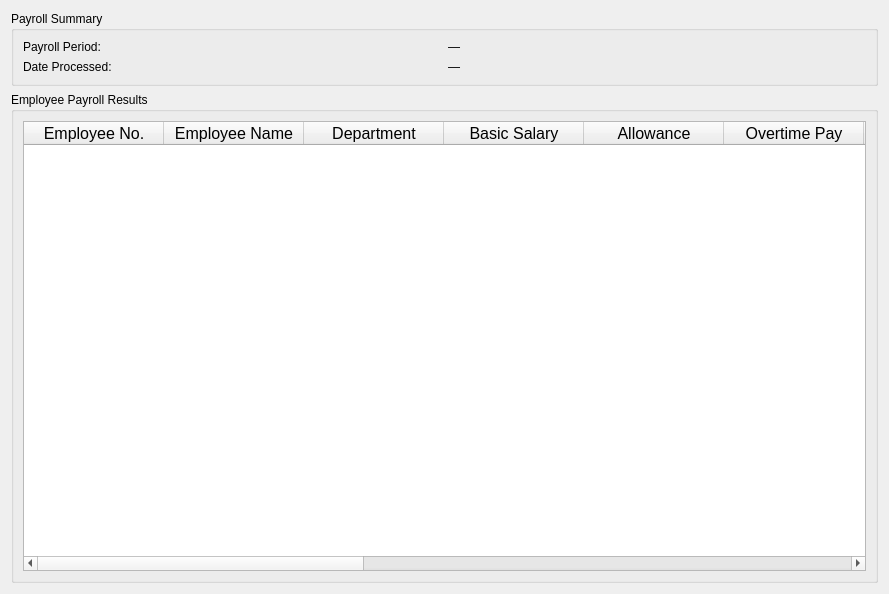
<?xml version="1.0" encoding="UTF-8"?>
<ui version="4.0">
 <class>ResultsWidget</class>
 <widget class="QWidget" name="ResultsWidget">
  <property name="geometry">
   <rect>
    <x>0</x>
    <y>0</y>
    <width>889</width>
    <height>594</height>
   </rect>
  </property>
  <property name="sizePolicy">
   <sizepolicy hsizetype="Expanding" vsizetype="Expanding">
    <horstretch>0</horstretch>
    <verstretch>0</verstretch>
   </sizepolicy>
  </property>
  <property name="windowTitle">
   <string>ResultsWidget</string>
  </property>
  <layout class="QHBoxLayout" name="horizontalLayout">
   <item>
    <layout class="QVBoxLayout" name="vbox_results">
     <item>
      <widget class="QGroupBox" name="group_payrollMeta">
       <property name="title">
        <string>Payroll Summary</string>
       </property>
       <layout class="QGridLayout" name="grid_payrollMeta">
        <item row="0" column="0">
         <widget class="QLabel" name="label_payPeriod">
          <property name="text">
           <string>Payroll Period:</string>
          </property>
         </widget>
        </item>
        <item row="0" column="1">
         <widget class="QLabel" name="value_payPeriod">
          <property name="text">
           <string>—</string>
          </property>
         </widget>
        </item>
        <item row="1" column="0">
         <widget class="QLabel" name="label_dateProcessed">
          <property name="text">
           <string>Date Processed:</string>
          </property>
         </widget>
        </item>
        <item row="1" column="1">
         <widget class="QLabel" name="value_dateProcessed">
          <property name="text">
           <string>—</string>
          </property>
         </widget>
        </item>
       </layout>
      </widget>
     </item>
     <item>
      <widget class="QGroupBox" name="group_resultsTable">
       <property name="title">
        <string>Employee Payroll Results</string>
       </property>
       <layout class="QVBoxLayout" name="vbox_resultsTable">
        <item>
         <widget class="QTableWidget" name="table_results">
          <property name="editTriggers">
           <set>QAbstractItemView::NoEditTriggers</set>
          </property>
          <property name="alternatingRowColors">
           <bool>true</bool>
          </property>
          <property name="selectionMode">
           <enum>QAbstractItemView::SingleSelection</enum>
          </property>
          <property name="selectionBehavior">
           <enum>QAbstractItemView::SelectRows</enum>
          </property>
          <property name="sortingEnabled">
           <bool>true</bool>
          </property>
          <property name="rowCount">
           <number>0</number>
          </property>
          <property name="columnCount">
           <number>15</number>
          </property>
          <attribute name="horizontalHeaderDefaultSectionSize">
           <number>140</number>
          </attribute>
          <column>
           <property name="text">
            <string>Employee No.</string>
           </property>
           <property name="font">
            <font>
             <pointsize>12</pointsize>
            </font>
           </property>
          </column>
          <column>
           <property name="text">
            <string>Employee Name</string>
           </property>
           <property name="font">
            <font>
             <pointsize>12</pointsize>
            </font>
           </property>
          </column>
          <column>
           <property name="text">
            <string>Department</string>
           </property>
           <property name="font">
            <font>
             <pointsize>12</pointsize>
            </font>
           </property>
          </column>
          <column>
           <property name="text">
            <string>Basic Salary</string>
           </property>
           <property name="font">
            <font>
             <pointsize>12</pointsize>
            </font>
           </property>
          </column>
          <column>
           <property name="text">
            <string>Allowance</string>
           </property>
           <property name="font">
            <font>
             <pointsize>12</pointsize>
            </font>
           </property>
          </column>
          <column>
           <property name="text">
            <string>Overtime Pay</string>
           </property>
           <property name="font">
            <font>
             <pointsize>12</pointsize>
            </font>
           </property>
          </column>
          <column>
           <property name="text">
            <string>Adjustments</string>
           </property>
           <property name="font">
            <font>
             <pointsize>12</pointsize>
            </font>
           </property>
          </column>
          <column>
           <property name="text">
            <string>Gross Income</string>
           </property>
           <property name="font">
            <font>
             <pointsize>12</pointsize>
            </font>
           </property>
          </column>
          <column>
           <property name="text">
            <string>SSS Premium</string>
           </property>
           <property name="font">
            <font>
             <pointsize>12</pointsize>
            </font>
           </property>
          </column>
          <column>
           <property name="text">
            <string>PHIC Premium</string>
           </property>
           <property name="font">
            <font>
             <pointsize>12</pointsize>
            </font>
           </property>
          </column>
          <column>
           <property name="text">
            <string>HDMF Premium</string>
           </property>
           <property name="font">
            <font>
             <pointsize>12</pointsize>
            </font>
           </property>
          </column>
          <column>
           <property name="text">
            <string>Loans</string>
           </property>
           <property name="font">
            <font>
             <pointsize>12</pointsize>
            </font>
           </property>
          </column>
          <column>
           <property name="text">
            <string>Withholding Taxes</string>
           </property>
           <property name="font">
            <font>
             <pointsize>12</pointsize>
            </font>
           </property>
          </column>
          <column>
           <property name="text">
            <string>Total Deduct</string>
           </property>
           <property name="font">
            <font>
             <pointsize>12</pointsize>
            </font>
           </property>
          </column>
          <column>
           <property name="text">
            <string>Net Pay</string>
           </property>
           <property name="font">
            <font>
             <pointsize>12</pointsize>
            </font>
           </property>
          </column>
         </widget>
        </item>
       </layout>
      </widget>
     </item>
    </layout>
   </item>
  </layout>
 </widget>
 <resources/>
 <connections/>
</ui>
